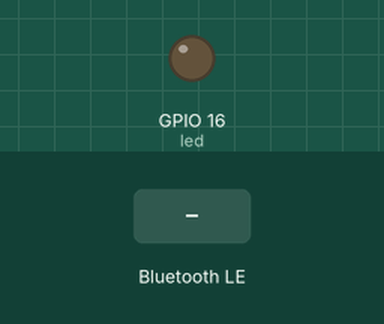
Recording of a sketch running on a simulated ESP32-S3. On the bench: output pins drawn as LEDs (lit = HIGH). The test bench sets the inputs (shaded band). Nothing arrives over Bluetooth unless stated; a phone connects over Bluetooth LE 3 s after start; what the sketch prints to the serial monitor is not drawn.

Above: at 1.2 s.
1.3 s: Bluetooth LE write "1" received
At 1.7 s:
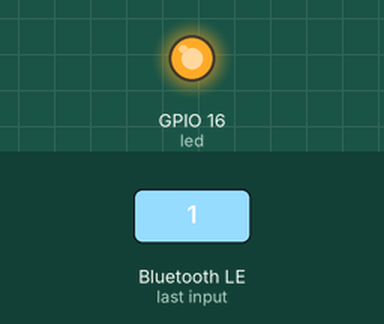
2.8 s: Bluetooth LE write "2" received
At 6.1 s:
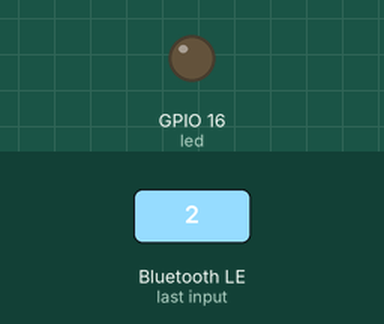
Timing chart, 0 to 7.6 s (numbered marks = the images above; inputs shaded):
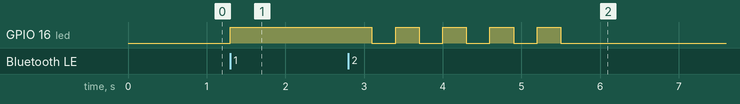

Measured:
- after the input at 1.3 s, GPIO 16 (led): LOW → HIGH at once
- after the input at 2.8 s, GPIO 16 (led): alternates HIGH for 0.30 s and LOW for 0.30 s, 9 changes in all, then stays LOW, starting after 0.30 s

The sketch:

BLELedControl.ino
```cpp
#include <BLEDevice.h>
#include <BLEServer.h>
#include <BLEUtils.h>
#include <BLE2902.h>

#define SERVICE_UUID "12345678-1234-1234-1234-123456789012"
#define CHARACTERISTIC_UUID "87654321-4321-4321-4321-210987654321"

#define led 16

BLEServer *pServer = nullptr;
BLECharacteristic *pCharacteristic = nullptr;
bool deviceConnected = false;

void Blink() {
  for (int i = 0; i < 5; i++) {
    digitalWrite(led, HIGH);
    delay(300);
    digitalWrite(led, LOW);
    delay(300);
  }
}

// Callback pro připojení a odpojení
class MyServerCallbacks : public BLEServerCallbacks {
  void onConnect(BLEServer *pServer) override {
    deviceConnected = true;
    Serial.println("📡 Zařízení připojeno.");
  }

  void onDisconnect(BLEServer *pServer) override {
    deviceConnected = false;
    Serial.println("❌ Zařízení odpojeno.");
    pServer->startAdvertising();  // Restart reklamy pro nové připojení
  }
};

// Callback pro příjem dat z Androidu
class MyCharacteristicCallbacks : public BLECharacteristicCallbacks {
  void onWrite(BLECharacteristic *pCharacteristic) override {
    String value = pCharacteristic->getValue();  // Získání hodnoty přímo jako String

    if (!value.isEmpty()) {  // Kontrola, zda je hodnota neprázdná
      char com = value[0];
      switch(com) {
        case '1':
          digitalWrite(led, HIGH);
          Serial.println("Led On!");
          break;
        case '2':
          Blink();
          break;
        default:
          digitalWrite(led, LOW);
          Serial.println("Led Off!");
          break;
      }
      Serial.print("📩 Přijato z Androidu: ");
      Serial.println(value.c_str());  // Výpis přijatého textu
    }
  }
};

void setup() {
  pinMode(led, OUTPUT);
  Serial.begin(115200);
  Serial.println("🔵 Spouštím BLE server...");

  // Inicializace BLE
  BLEDevice::init("ESP32-S3 BLE");
  pServer = BLEDevice::createServer();
  pServer->setCallbacks(new MyServerCallbacks());

  // Vytvoření služby
  BLEService *pService = pServer->createService(SERVICE_UUID);

  // Vytvoření charakteristiky (čtení, zápis, notifikace)
  pCharacteristic = pService->createCharacteristic(
    CHARACTERISTIC_UUID,
    BLECharacteristic::PROPERTY_READ | BLECharacteristic::PROPERTY_WRITE | BLECharacteristic::PROPERTY_NOTIFY);

  pCharacteristic->setCallbacks(new MyCharacteristicCallbacks());
  pCharacteristic->addDescriptor(new BLE2902());

  // Spuštění BLE serveru
  pService->start();
  pServer->getAdvertising()->start();

  Serial.println("✅ BLE server spuštěn, čekám na připojení...");
}

void loop() {
}
```
